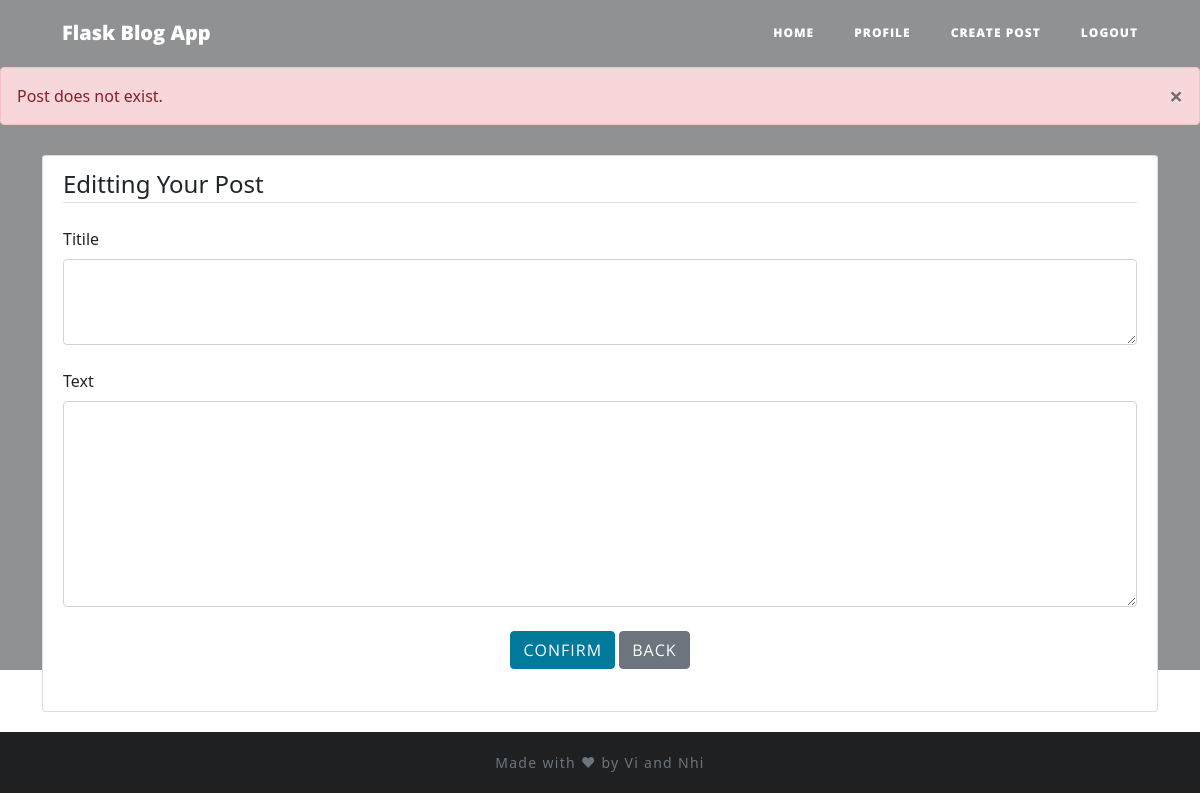
The app's page /edit-post/4 (signed in), older data.
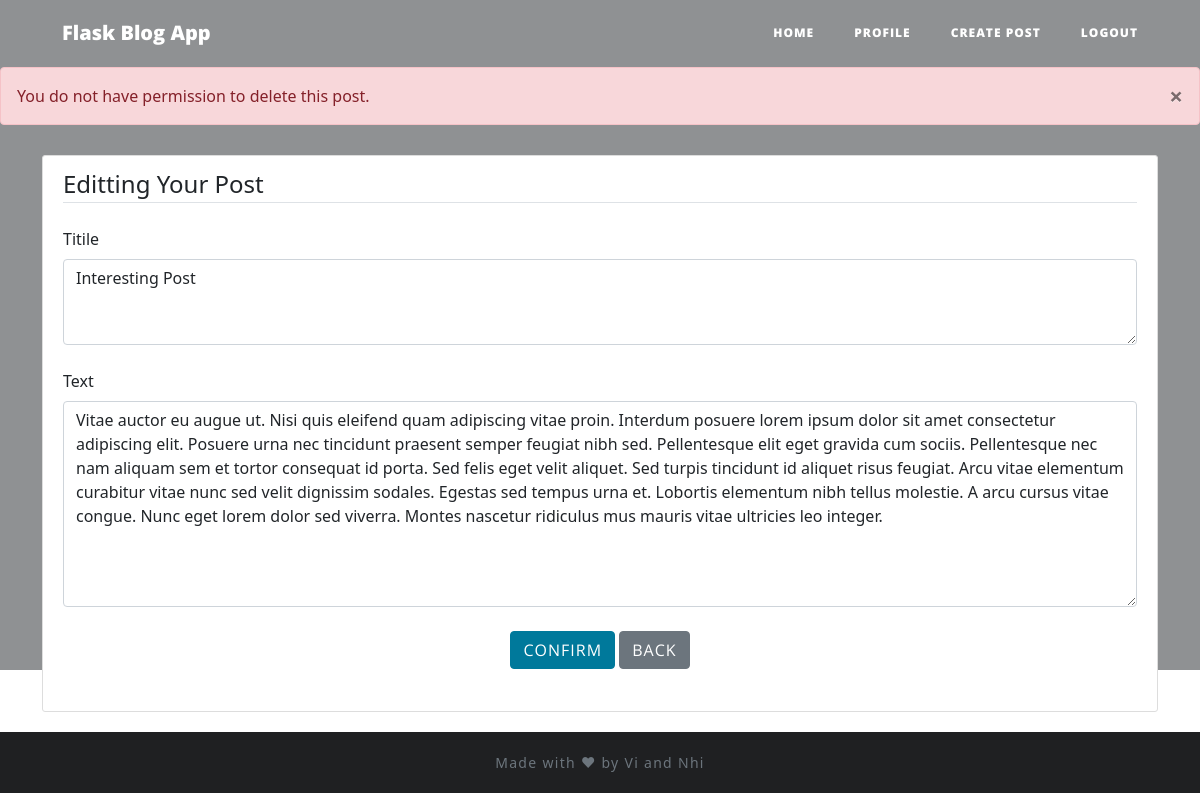
The same page, newer data.
### website/models.py (models this page shows)
class Post(db.Model):
    id = db.Column(db.Integer, primary_key=True)
    title = db.Column(db.String(100), nullable=False)
    text = db.Column(db.Text, nullable=False)
    date_created = db.Column(db.DateTime, index=True, default=datetime.now)
    author = db.Column(db.Integer, db.ForeignKey('user.id', ondelete="CASCADE"), nullable=False)
    comments = db.relationship('Comment', backref='post', passive_deletes=True)
    likes = db.relationship('Like', backref='post', passive_deletes=True)

### website/views.py (the view, shortened to what this page needs)
@views.route("/edit-post/<id>", methods = ['GET', 'POST'])
@login_required
def edit_post(id):
    post = Post.query.filter_by(id=id).first()
    if not post:
        flash("Post does not exist.", category='error')
    elif current_user.id != post.author:
        flash('You do not have permission to delete this post.', category='error')
    return render_template('edit_post.html', user= current_user, post= post)

### website/initial.py (called while the page is built)
def create_app():
    app = Flask(__name__)
    app.config['SECRET_KEY'] = "helloworld"
    app.config['SQLALCHEMY_DATABASE_URI'] = f'sqlite:///{DB_NAME}'
    db.init_app(app)
    from .views import views
    from .auth import auth
    app.register_blueprint(views, url_prefix='/')
    app.register_blueprint(auth, url_prefix='/')
    from .models import User, Post, Comment, Like
    create_database(app)
    login_manager = LoginManager()
    login_manager.login_view = "auth.login"
    login_manager.init_app(app)
    @login_manager.user_loader
    def load_user(id):
        return User.query.get(int(id))
    return app

### website/templates/edit_post.html (shortened to what this page needs)
{% extends "base.html" %} {% block title %}Home{% endblock %}
{% block body %}
{{ super() }}
{% endblock %}
{% block content%}
<div class="content-section">
  <form method="POST" enctype="multipart/form-data">
      <fieldset class="form-group">
          <legend class="border-bottom mb-4">Editting Your Post</legend>
          <div class="form-group">
              <label for="titile">Titile</label>
                {% block texttitle %}
                <textarea name="title" id="title" class="form-control" rows="3">{{post.title}}</textarea>
                {% endblock %}
              <br/>
              <label for="text">Text</label>
                {% block text %}
                <textarea name="text" id="text" class="form-control" rows="8">{{post.text}}</textarea>
                {% endblock %}
              <br/>
              <div align="center">
                <button type="submit" class="btn btn-primary">Confirm</button>
                <a href="/"><button type="button" class="btn btn-secondary">Back</button></a>
            </div>
          </div>
      </fieldset>
  </form>
</div>
{% endblock %}

Row changes from the older to the newer data that the page shows:
added Post: title "Interesting Post", text "Vitae auctor eu augue ut. Nisi quis eleifend quam adipiscing vitae proin. Interdum posuere lorem ipsum dolor sit amet consectetur adipiscing elit. Posuere urna nec tincidunt praesent semper feugiat nibh sed. Pellentesque elit eget gravida cum sociis. Pellentesque nec nam aliquam sem et tortor consequat id porta. Sed felis eget velit aliquet. Sed turpis tincidunt id aliquet risus feugiat. Arcu vitae elementum curabitur vitae nunc sed velit dignissim sodales. Egestas sed tempus urna et. Lobortis elementum nibh tellus molestie. A arcu cursus vitae congue. Nunc eget lorem dolor sed viverra. Montes nascetur ridiculus mus mauris vitae ultricies leo integer."
Text that changed along with them:
new list line: "You do not have permission to delete this post. ×"
list line gone: "Post does not exist. ×"
